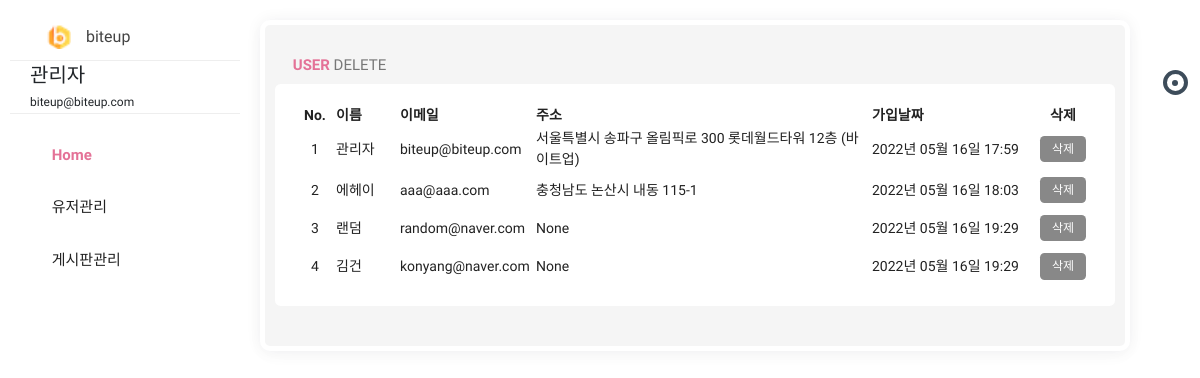
Before: /admin/list (signed in) with the older database file.
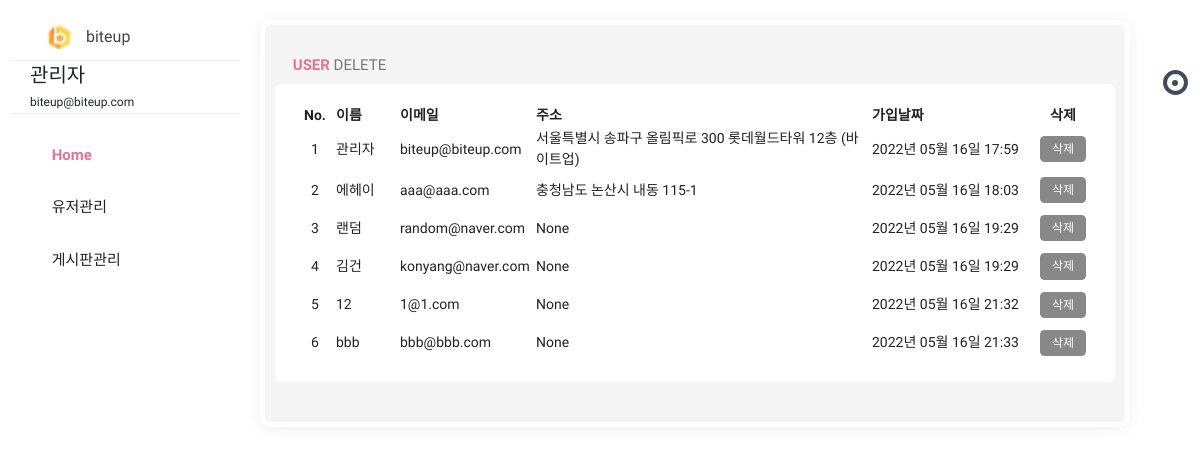
After: the same page with the newer database file.
### pybo/models.py (models this page shows)
class User(db.Model):
    id = db.Column(db.Integer, primary_key=True)
    username = db.Column(db.String(150), unique=True, nullable=False)
    password = db.Column(db.String(200), nullable=False)
    email = db.Column(db.String(120), unique=True, nullable=False)
    passwd_answer = db.Column(db.String(200), unique=True, nullable=False)
    location = db.Column(db.String(64), nullable=False)
    about_me = db.Column(db.Text(), nullable=False)
    create_date = db.Column(db.DateTime(), nullable=False)

### pybo/views/admin_views.py (the view)
@bp.route('/list', methods=('GET', 'POST'))
@login_required
def _list():
    if g.user.email == "biteup@biteup.com":
        user_list = User.query.order_by(User.id.asc())
        return render_template('admin/admin_list.html', user_list=user_list)
    else:
        return '<script>alert("관리자의 권한이 없습니다.");location.href="/"</script>'

### pybo/filter.py (called while the page is built)
def format_datetime(value, fmt='%Y년 %m월 %d일 %H:%M'):
    return value.strftime(fmt)

### pybo/views/auth_views.py (called while the page is built)
@bp.before_app_request
def load_logged_in_user():
    user_id = session.get('user_id')
    if user_id is None:
        g.user = None
    else:
        g.user = User.query.get(user_id)

def login_required(view):
    @functools.wraps(view)
    def wrapped_view(**kwargs):
        if g.user is None:
            return redirect(url_for('auth.login'))
        return view(**kwargs)
    return wrapped_view

### pybo/templates/admin/admin_list.html (shortened to what this page needs)
{% extends 'admin.html' %}
{% block content %}
<div class="row clearfix">
    <div class="col-lg-12">
        <div class="card">
            <div class="header">
                <h2><strong><i class="zmdi zmdi-chart"></i> user </strong> delete</h2>
            </div>
            <div class="body">
                <table class="table_user">
                    <thead>
                    <tr>
                        <th class="td_id">No.</th>
                        <th>이름</th>
                        <th>이메일</th>
                        <th>주소</th>
                        <th>가입날짜</th>
                        <th class="td_delete">삭제</th>
                    </tr>
                    </thead>
                    <tbody>
                    {% for user in user_list %}
                    <tr>
                        <td class="td_id">{{ user.id }}</td>
                        <td class="td_username">{{ user.username }}</td>
                        <td class="td_email">{{ user.email }}</td>
                        <td class="td_location">{{ user.location }}</td>
                        <td class="td_datetime">{{ user.create_date|datetime }}</td>
                        <td class="td_delete">
                            <a href="{{ url_for('admin.user_delete', user_id=user.id) }}" class="delete btn btn-sm btn-outline-secondary">삭제</a>
                        </td>
                    </tr>
                    {% endfor %}
                    </tbody>
                </table>
            </div>
        </div>
    </div>
</div>
{% endblock %}

### pybo/templates/admin.html (shortened to what this page needs)
<!doctype html>
<html class="no-js " lang="en">
<head>
    <link rel="stylesheet" href="{{ url_for('static', filename='css/bootstrap.min.css') }}"/>
    <link rel="stylesheet" href="{{ url_for('static', filename='css/jquery-jvectormap-2.0.3.min.css') }}"/>
    <link rel="stylesheet" href="{{ url_for('static', filename='css/plugin.css') }}"/>
    <link rel="stylesheet" href="{{ url_for('static', filename='css/morris.min.css') }}"/>
    <link rel="stylesheet" href="{{ url_for('static', filename='css/style.min.css') }}"/>
    <link rel="stylesheet" href="{{ url_for('static', filename='/admin_style.css') }}"/>
</head>
<body class="theme-blush">
<div class="navbar-right">
    <ul class="navbar-nav">
        <li><a href="#search" class="main_search" title="Search..."><i class="zmdi zmdi-search"></i></a></li>
        <li class="dropdown">
            <a href="javascript:void(0);" class="dropdown-toggle" title="Notifications" data-toggle="dropdown"
               role="button"><i class="zmdi zmdi-notifications"></i>
                <div class="notify"><span class="heartbit"></span><span class="point"></span></div>
            </a>
        </li>
        <li><a href="javascript:void(0);" class="js-right-sidebar" title="Setting"><i
                class="zmdi zmdi-settings zmdi-hc-spin"></i></a></li>
        <li><a href="{{ url_for('main.index') }}" class="mega-menu" title="Sign Out"><i class="zmdi zmdi-power"></i></a></li>
    </ul>
</div>
<aside id="leftsidebar" class="sidebar">
    <div class="navbar-brand">
        <button class="btn-menu ls-toggle-btn" type="button"><i class="zmdi zmdi-menu"></i></button>
        <a href="{{ url_for('admin.main') }}">
            <img src="{{ url_for('static', filename='icon.png') }}" width="25" alt="biteup">
            <span class="m-l-10">biteup</span></a>
    </div>
    <div class="menu">
        <ul class="list">
            <li>
                <div class="user-info">
                    <a class="image" href="profile.html"></a>
                    <div class="detail" style="text-align:left;">
                        <h4>{{ g.user.username }}</h4>
                        <small>{{ g.user.email }}</small>
                    </div>
                </div>
            </li>
            <li class="active open">
                <a href="{{ url_for('admin.main') }}"><i class="zmdi zmdi-home"></i>
                <span>Home</span>
            </a>
            </li>
            <li>
                <a href="javascript:void(0);" class="menu-toggle">
                    <i class="zmdi zmdi-apps"></i>
                    <span>유저관리</span></a>
            </li>
            <li>
                <a href="javascript:void(0);" class="menu-toggle"><i class="zmdi zmdi-folder"></i>
                    <span>게시판관리</span></a>
            </li>
        </ul>
    </div>
</aside>
<section class="content">
{% block content %}
{% endblock %}
</section>
</body>
</html>

Changed rows visible on the page:
added User: id "5", username "12", email "1@1.com", location "None", create_date "2022년 05월 16일 21:32"
added User: id "6", username "bbb", email "bbb@bbb.com", location "None", create_date "2022년 05월 16일 21:33"
